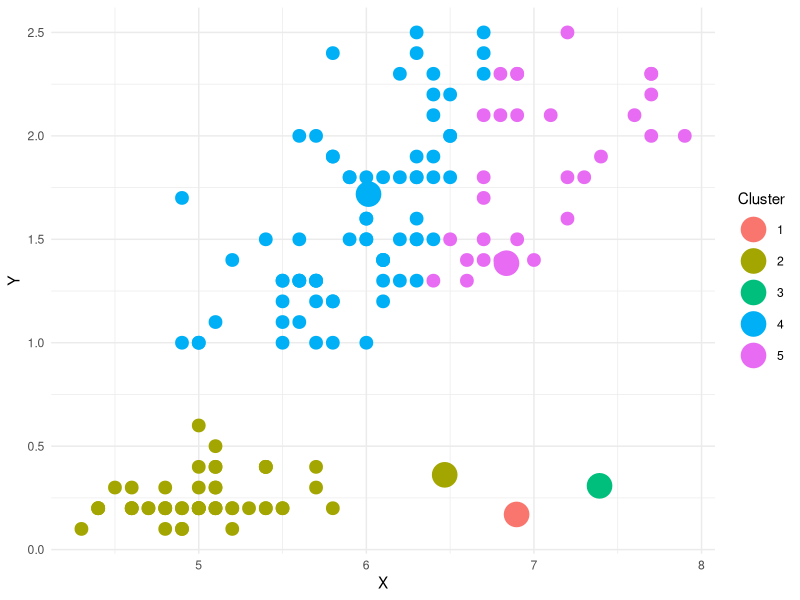
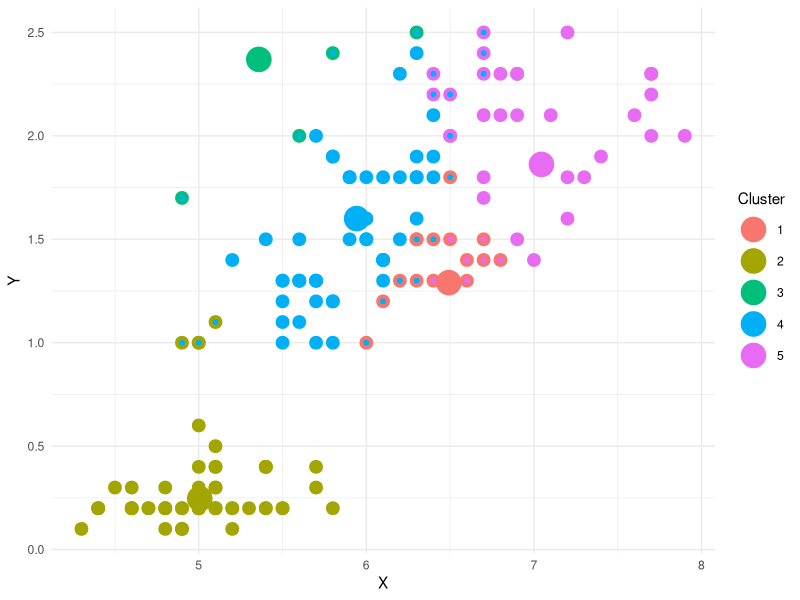
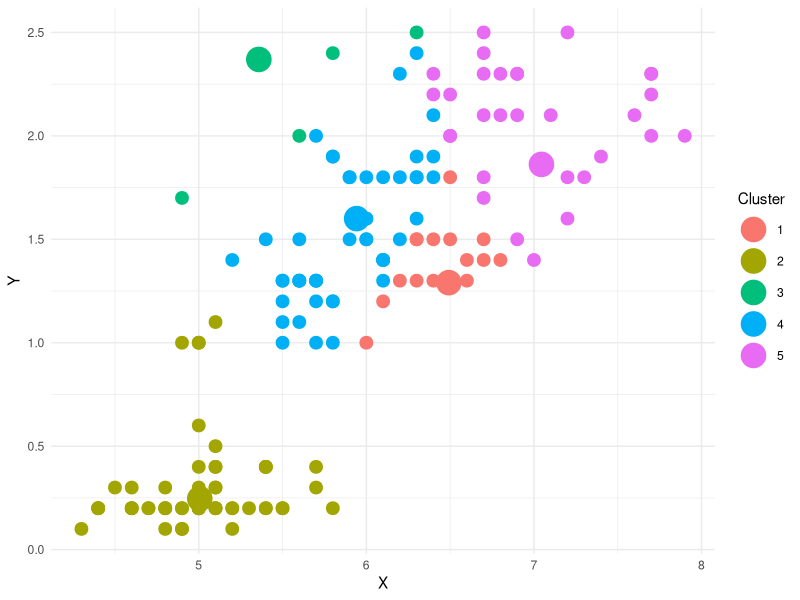
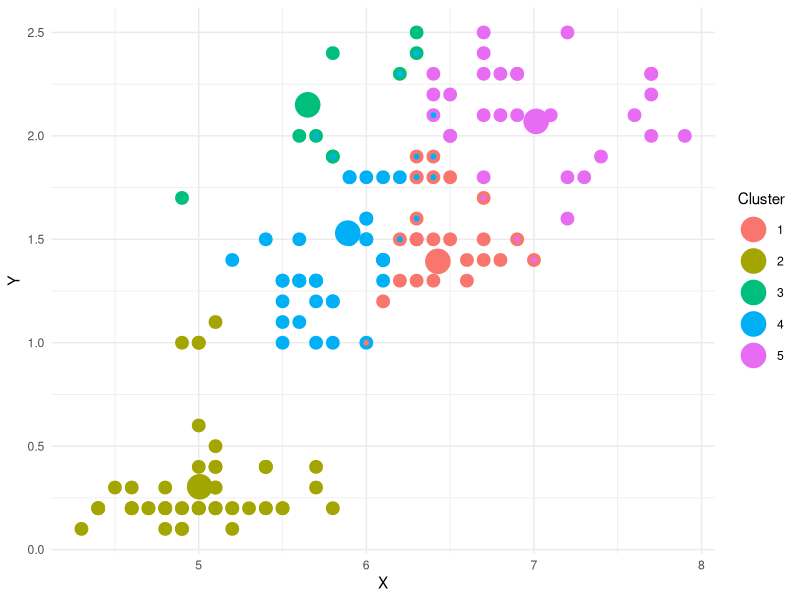
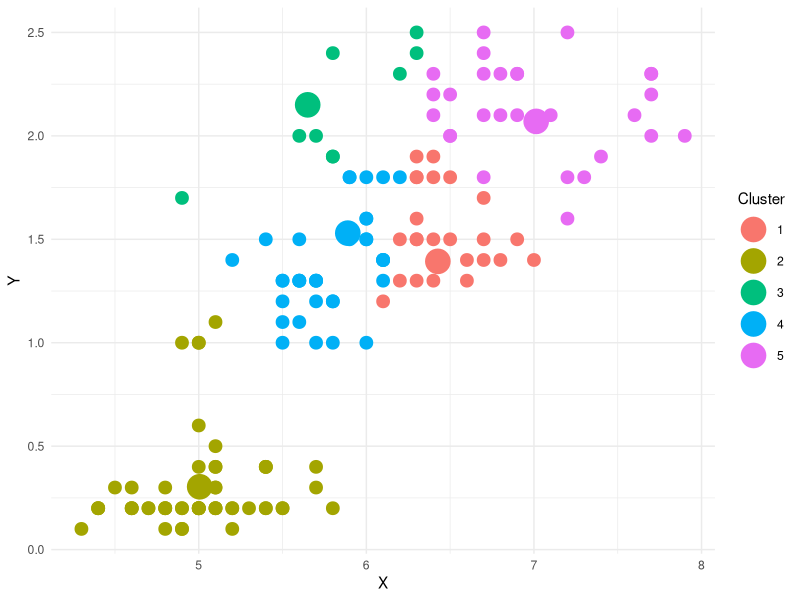
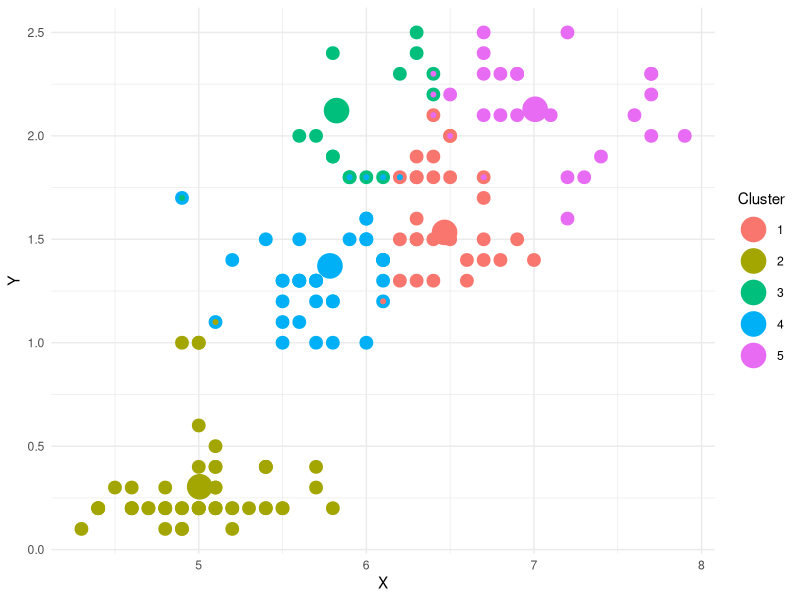
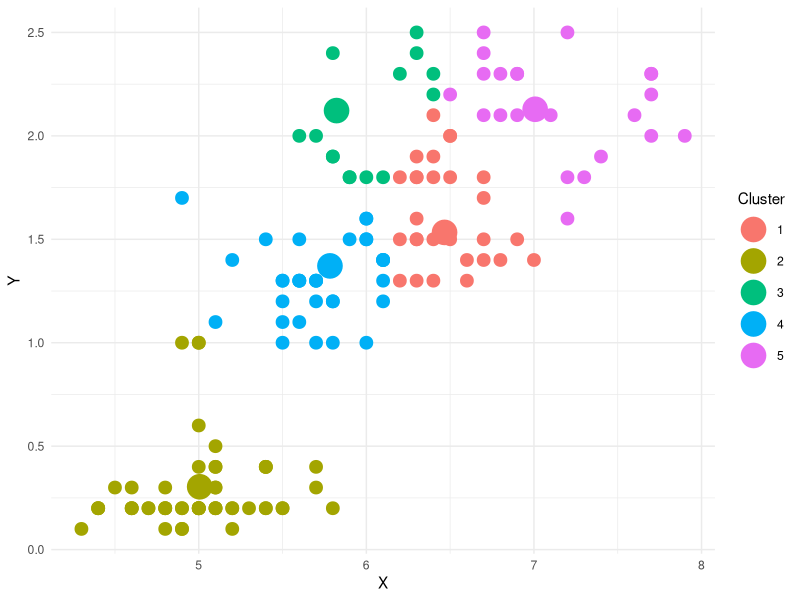
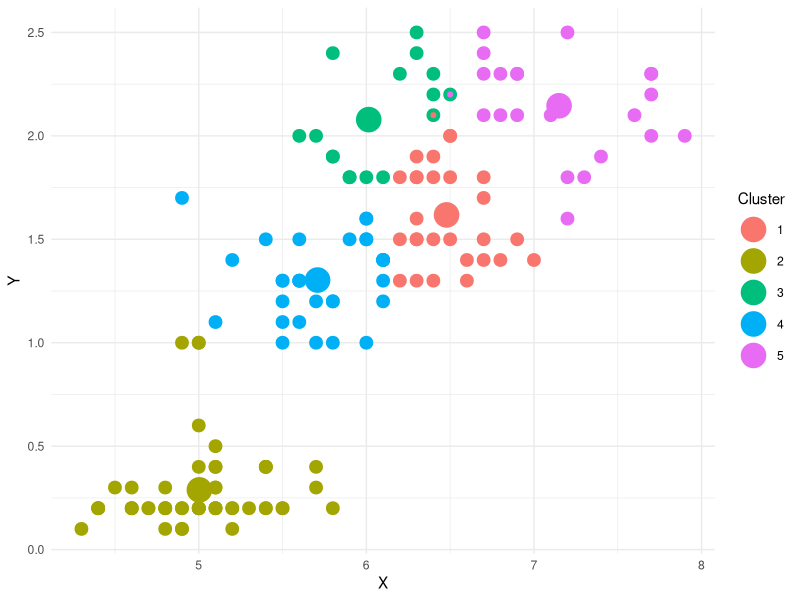

Write the R code that produced these figures, in order.
# Load packages
library(ggplot2) # For visualization
library(scales) # To extract palettes


# Load data to test functions later
data("iris")
df <- iris[,c("Sepal.Length","Petal.Width")]



# ------------------------ Visualization function ------------------------




# Predefined function to compute distances in 2D space.
# Takes two matrices:
#   data_mat      - matrix of observed data points
#   centroid_mat  - matrix of centroid coordinates
# Returns:
#   A matrix of distances from each data point to each centroid.

get_distances <- function(data_mat, centroid_mat){
  # Ensure both are matrices
  mat1 <- as.matrix(data_mat)
  mat2 <- as.matrix(centroid_mat)
  
  n <- nrow(mat1)
  k <- nrow(mat2)
  
  # Using outer product for vectorization
  dist_mat <- outer(1:n, 1:k, Vectorize(function(i, j) {
    sqrt(sum((mat1[i, ] - mat2[j, ])^2))
  }))
  
  return(dist_mat)
}


#' The function `k_means_visual` performs k-means clustering on a 2D data frame.
#' It requires a dataset with two numeric columns and a specified number of
#' clusters `k`. If `k` is not provided, the function randomly selects an
#' integer between 1 and 10.
#'
#' If `print_plot = TRUE`, the function displays a sequence of plots showing
#' how the algorithm converges over iterations. Edge colors represent the new
#' cluster assignments, while fill colors show the assignments from the
#' previous iteration.
#'
#' If, during the convergence process, a centroid receives no assigned points,
#' it is reinitialized with new random coordinates in the next iteration.
#'
#' The function returns a list containing:
#'   `clusters`: a vector of length `n` indicating each point's cluster label
#'   `cluster_locations`: a `k x 2` matrix with the coordinates 
#'      of the final centroids

k_means_visual <- function(k, data, print_plot = TRUE){
  
  # ------------------------ Validate inputs ------------------------
  
  # If k is missing, generate a random value between 1 and 10
  k <- ifelse(missing(k),
              round(runif(1,1,10),0),
              k)
  
  # Check that data is a 2D data frame
  if (missing(data) || !is.data.frame(data)){
    stop(
      paste("Please provide a data set.",
             "Note that it should be a 2-dimensional data frame.",
             sep = " ")
      )
  }
  if (ncol(data) != 2){
    stop(
      "Please make sure that the data frame is in a 2-dimensional space."
      )
  }
  # Standardize column names
  colnames(data) <- c("x","y")
  # Convert to matrix for distance calculations
  df_mat <- as.matrix(data)
  
  # Color palette for plotting
  my_palette <- hue_pal()(k) 
  
  # ------------------------ Initialization ------------------------
  
  # Random initial centroid positions within data range
  x_range <- range(data$x)
  y_range <- range(data$y)
  k_mat <- matrix(
    c(
      runif(k, x_range[1], x_range[2]),
      runif(k, y_range[1], y_range[2])
    ),
    nrow = k
  )
  colnames(k_mat) <- c("x","y")
  
  # ------------------------ Iterative update loop ------------------------
  
  need_update <- TRUE           # stop condition
  eps <- 1e-6                   # convergence threshold
  
  while(need_update){
    # Distances from each point to each centroid (n × k)
    dist_mat <- get_distances(df_mat, k_mat) 
    
    # Assign points to nearest centroid
    clusters <- apply(dist_mat, 1, which.min)
    
    # Visualization of current step
    if (print_plot){
      p1 <- ggplot()+
        # Data points
        geom_point(
          data = as.data.frame(df_mat), 
          aes(x = x, y = y,
              fill = factor(clusters, levels = 1:k),
              color = factor(clusters, levels = 1:k)),
          size = 2, shape = 21, stroke = 2
          )+
        # Centroids
        geom_point(
          data = as.data.frame(k_mat), 
          aes(x = x, y = y,
              fill = factor(1:nrow(k_mat), levels = 1:k),
              color = factor(1:nrow(k_mat), levels = 1:k)),
          size = 8, shape = 21
          )+
        # Make sure colors are the same for
        # fill and edge colors
        scale_color_manual(values = my_palette, 
                           breaks = 1:k,
                           labels = 1:k)+
        scale_fill_manual(values = my_palette, 
                          breaks = 1:k,
                          labels = 1:k)+
        scale_x_continuous(limits = x_range)+
        scale_y_continuous(limits = y_range)+
        labs(x = "X", y = "Y", 
             color = "Cluster", 
             fill = "Cluster")+
        theme_minimal()
      
      print(p1)
      Sys.sleep(1) # wait to see the differences between plots
    }
    
    # ------------------------ Update cenroids ------------------------
    
    k_mat_new <- matrix(NA, nrow = k, ncol = 2)
    colnames(k_mat_new) <- c("x","y")
    
    # Compute centroid means (coordinates)
    x_means <- tapply(df_mat[, "x"], clusters, mean)
    y_means <- tapply(df_mat[, "y"], clusters, mean)
    
    # Update centroids that have assigned points
    existing_clusters <- as.numeric(names(x_means))
    k_mat_new[existing_clusters, "x"] <- x_means
    k_mat_new[existing_clusters, "y"] <- y_means
    
    # Reinitialize empty clusters with random coordinates
    empty_clusters <- which(is.na(k_mat_new[, 1]))
    if(length(empty_clusters) > 0){
      for(i in empty_clusters){
        k_mat_new[i, ] <- c(runif(1, x_range[1], x_range[2]),
                            runif(1, y_range[1], y_range[2]))
      }
    }
    
    # Check for convergence
    converged <- all(abs(k_mat - k_mat_new) < eps)
    
    # Visualization of updated assignments (only if not converged)
    if(!converged){
      
      # Next clusters
      dist_mat_new <- get_distances(df_mat, k_mat_new)
      clusters_new <- apply(dist_mat_new, 1, which.min)
      
      if (print_plot) {
        p2 <- ggplot()+
          geom_point(
            data = as.data.frame(df_mat), 
            aes(x = x, y = y,
                fill = factor(clusters, levels = 1:k),       # previous step
                color = factor(clusters_new, levels = 1:k)), # updated step
            size = 2, shape = 21, stroke = 2
            )+
          geom_point(
            data = as.data.frame(k_mat_new), 
            aes(x = x, y = y,
                color = factor(1:nrow(k_mat_new), levels = 1:k),
                fill = factor(1:nrow(k_mat_new), levels = 1:k)),
            size = 8, shape = 21
            )+
          scale_color_manual(values = my_palette,
                             breaks = 1:k,
                             labels = 1:k)+
          scale_fill_manual(values = my_palette,
                            breaks = 1:k,
                            labels = 1:k)+
          scale_x_continuous(limits = x_range)+
          scale_y_continuous(limits = y_range)+
          labs(x = "X", y = "Y", 
               color = "Cluster", 
               fill = "Cluster")+
          theme_minimal()
        
        print(p2)
        Sys.sleep(1)
      }
    }
    
    # ------------------------ Prepare next iteration ------------------------
    if (converged){
      need_update <- FALSE
    } else {
      k_mat <- k_mat_new
      need_update <- TRUE
    }
  }
  
  # ------------------------ Output ------------------------
  out <- list(
    clusters = clusters,
    cluster_locations = k_mat
  )
  
  return(out)
}

# Example
k_means_visual(k=5,data = df,print_plot = TRUE)





# ------------------------ Optimal k function ------------------------



#' Computes the total within-cluster sum of squares for k = 1 to max_k
#' on a given 2D dataset. For each k, the function runs k-means (via
#' k_means_visual), extracts cluster assignments and centroid locations,
#' and calculates the sum of squared distances within clusters.
#'
#' Returns:
#'   A matrix with two columns:
#'     k           — number of clusters
#'     tot_sum_sq  — total within-cluster sum of squares
#'
#' Also prints a plot visualizing tot_sum_sq as a function of k.

optimal_k <- function(max_k, data){
  
  # ------------------------ Validate inputs ------------------------
  
  # Check that data is a 2D data frame
  if (missing(data) || !is.data.frame(data)){
    stop(
      paste("Please provide a data set.",
            "Note that it should be a 2-dimensional data frame.",
            sep = " ")
    )
  }
  if (ncol(data) != 2){
    stop(
      "Please make sure that the data frame is in a 2-dimensional space."
    )
  }
  
  # Check max_k
  if ( !is.numeric(max_k) || max_k %% 1 != 0 ){
    stop("max_k should be a whole number")
  }
  if (max_k < 1){
    stop("max_k should be 1 or larger")
  }
  
  # ------------------------ Within-cluster sum of sq ------------------------
  
  # Store results for each k
  within_total_sum <- numeric(length = max_k)
  
  # Loop over all possible k values
  for (k in 1:max_k){
    # Run k-means
    centroids_list <- k_means_visual(k = k, data = data, print_plot = FALSE)
    
    # Distances from every point to every centroid
    distances_to_all_centr <- get_distances(data_mat = as.matrix(data),
                                            centroid_mat = 
                                              centroids_list$cluster_locations)
    # Indices linking rows to their assigned cluster
    which_cluster <- cbind(1:nrow(distances_to_all_centr), 
                           centroids_list$clusters)
    # Distance from each point to its assigned centroid
    distances_to_cluster <- distances_to_all_centr[which_cluster]
    
    # Sum of squared distances within each cluster
    within_sum_sq_dist <- tapply(distances_to_cluster, 
                                 centroids_list$clusters,
                                 function(clust_dist){
                                   sum(clust_dist^2)
                                 })
    # Total within-cluster sum of squares for this k
    within_total_sum[k] <- sum(within_sum_sq_dist)
  }
  
  # ------------------------ Output ------------------------
  
  # Output matrix of results
  out <- matrix(
    c(1:max_k,
      within_total_sum), 
    ncol = 2
  )
  colnames(out) <- c("k","tot_sum_sq")
  
  # Visualization
  p1 <- ggplot(out,aes(k,tot_sum_sq))+
    geom_point(size = 5)+
    geom_line(linewidth = 1)+
    scale_x_continuous(breaks = 1:max_k)+
    labs(x = "Number of clusters, k",
         y = "Total within-cluster sum of squares")+
    theme_minimal()
  
  print(p1)
  return(out)
}

# Example
optimal_k(10,df)
